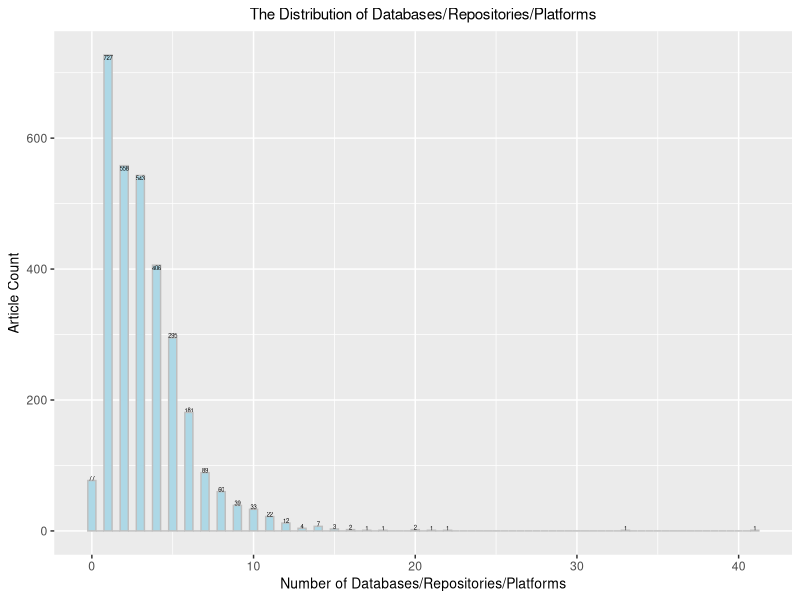
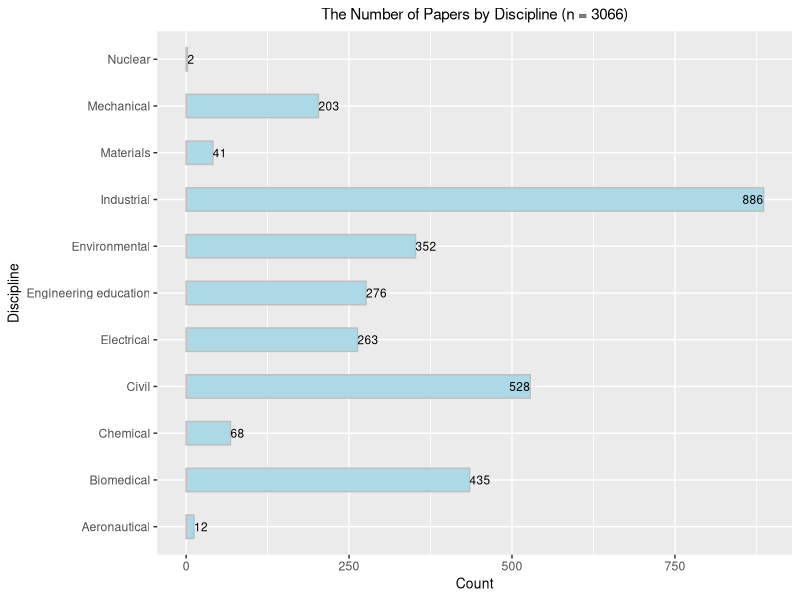
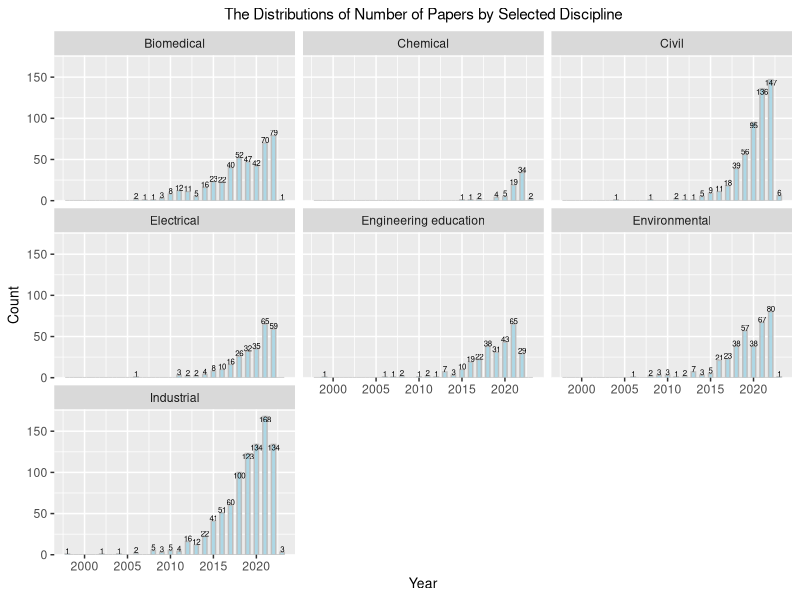
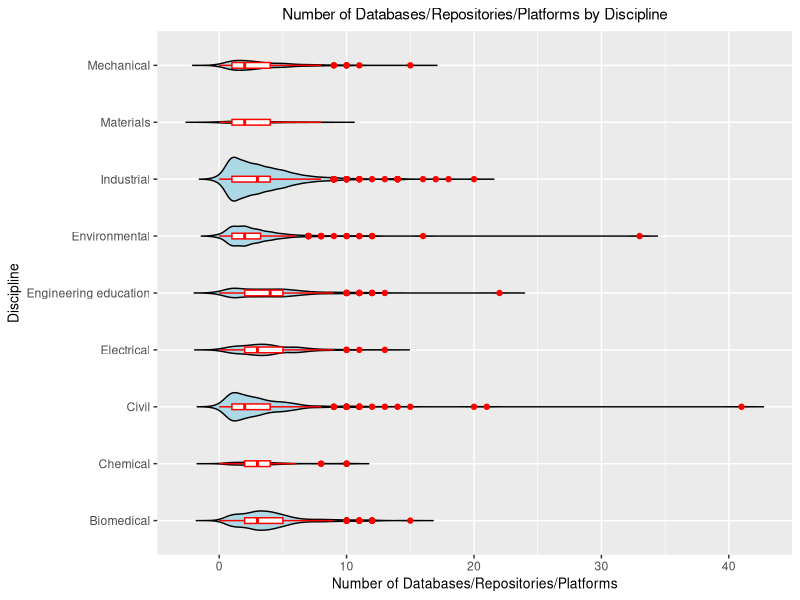
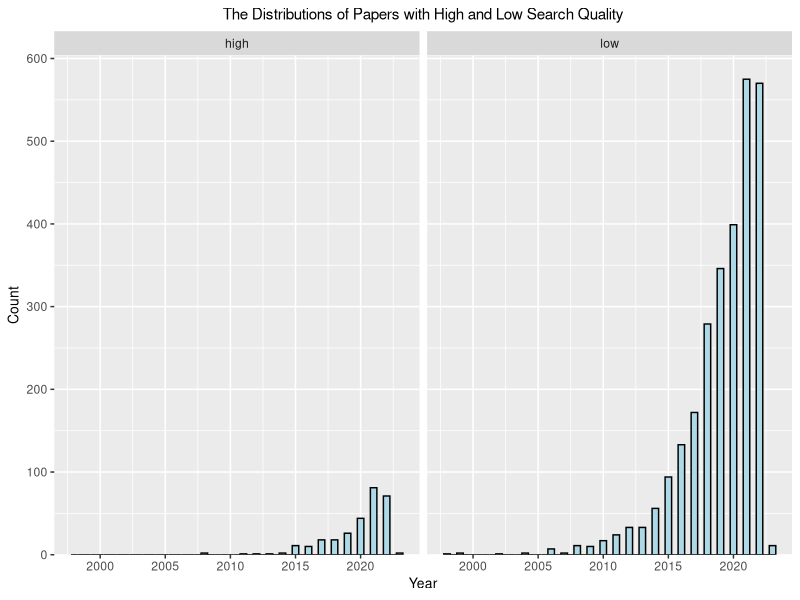
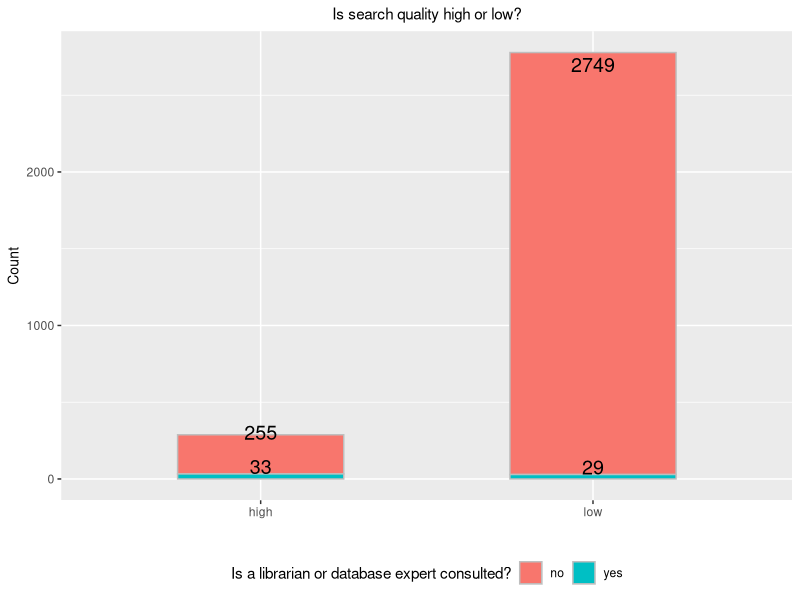

The R source for these figures, in order:
## ---- chunk 1
rm(list=ls())
library(tidyverse)
library(ggplot2)
## ---- chunk 2
dat <- read.csv("DataCleaningFinalNew.csv", encoding="UTF-8")
## ---- chunk 3
ggplot(dat, aes(x=DatabaseCount)) + 
  geom_histogram(binwidth = 0.5, color="grey", fill="lightblue") +
  geom_text(aes(label= ..count..), stat = "count", vjust= "inward", size=1.5)+
  #geom_density(aes(y = ..count..), color="red") +
  ggtitle("The Distribution of Databases/Repositories/Platforms") +
  theme(plot.title = element_text(hjust=0.5, size =11),
        axis.title.x = element_text(size=10),
        axis.title.y = element_text(size=10),) +
  xlab("Number of Databases/Repositories/Platforms") +
  ylab("Article Count")
## ---- chunk 4
ggplot(dat, aes(x=Discipline)) + 
  geom_bar(width = 0.5, color="grey", fill="lightblue") +
  geom_text(aes(label= ..count..), stat = "count", hjust= "inward", size=3)+
  ggtitle("The Number of Papers by Discipline (n = 3066)") +
  theme(plot.title = element_text(hjust=0.5, size =11),
        axis.title.x = element_text(size=10),
        axis.title.y = element_text(size=10)) +
  xlab("Discipline") +
  ylab("Count") +
  coord_flip() 
## ---- chunk 5
ggplot(subset(dat, Discipline %in% c("Biomedical", "Chemical", "Civil",
                                     "Electrical", "Engineering education",
                                     "Environmental", "Industrial") ), aes(x = Year)) +
  geom_histogram(binwidth = 0.5, fill = "lightblue", color="grey") +
  facet_wrap("Discipline") +
   geom_text(aes(label= ..count..), stat = "count", vjust= "inward", size=2)+
  scale_y_continuous(expand = expansion(c(0, 0.05))) +
  ggtitle("The Distributions of Number of Papers by Selected Discipline") +
  theme(plot.title = element_text(hjust=0.5, size =11),
        axis.title.x = element_text(size=10),
        axis.title.y = element_text(size=10))+
  xlab("Year") +
  ylab("Count") 
## ---- chunk 6

ggplot(data = subset(dat, (Discipline != "Nuclear") & (Discipline != "Aeronautical")), aes(DatabaseCount, factor(Discipline))) +
  geom_violin(trim = FALSE, fill = "lightblue", color="black", scale = "count") +
  geom_boxplot(width = 0.1, fill = "white", color="red")+
  ggtitle("Number of Databases/Repositories/Platforms by Discipline") +
  theme(plot.title = element_text(hjust=0.5, size = 11),
        axis.title.x = element_text(size=10),
        axis.title.y = element_text(size=10)) +
  xlab("Number of Databases/Repositories/Platforms") +
  ylab("Discipline")
## ---- chunk 7
ggplot(dat, aes(x = Year)) +
  geom_histogram(binwidth = 0.5, fill = "lightblue", color="black") +
  facet_wrap("SearchQuality") +
  scale_y_continuous(expand = expansion(c(0, 0.05))) +
  ggtitle("The Distributions of Papers with High and Low Search Quality") +
  theme(plot.title = element_text(hjust=0.5, size =11),
        axis.title.x = element_text(size=10),
        axis.title.y = element_text(size=10))+
  xlab("Year") +
  ylab("Count") 
## ---- chunk 8
ggplot(dat, aes(SearchQuality, fill=LibrarianConsulted))+
  geom_bar(width = 0.5, color="grey")+
  geom_text(aes(label= ..count..), stat = "count", vjust= "inward", size=5)+
  ggtitle("Is search quality high or low?") +
  scale_fill_discrete(name="Is a librarian or database expert consulted?")+
  theme(plot.title = element_text(hjust=0.5, size = 11),
        axis.title.x = element_text(size=10),
        axis.title.y = element_text(size=10),
        legend.position = "bottom"
        ) +
  xlab("") +
  ylab("Count")
